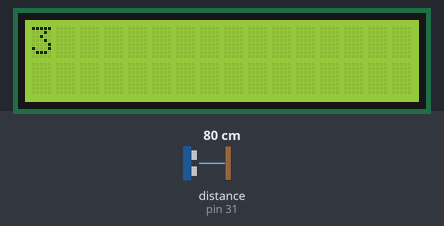
The sketch below on a simulated Arduino Mega 2560, built with avr-gcc and run on an emulated ATmega2560. Shown: 16×2 character LCD. Wiring (inferred from the names in the program): ultrasonic range finder: trigger pin 31; echo pin 31. Inputs (shaded band) come from the test bench; at power-on: distance to the obstacle (sensor on pin 31) 80 cm. The echo pulse lasts 58.3 µs per cm.

Above: at 2.2 s.
2.3 s: distance to the obstacle (sensor on pin 31) set to 2 cm
At 2.41 s:
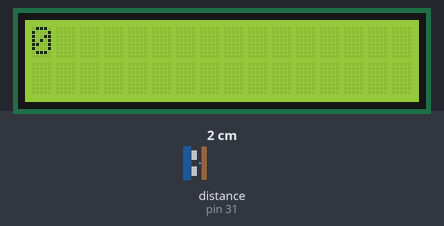
3.8 s: distance to the obstacle (sensor on pin 31) set to 4 cm
At 4.04 s:
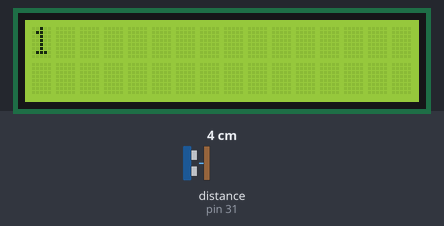
5.4 s: distance to the obstacle (sensor on pin 31) set to 35 cm
At 5.67 s:
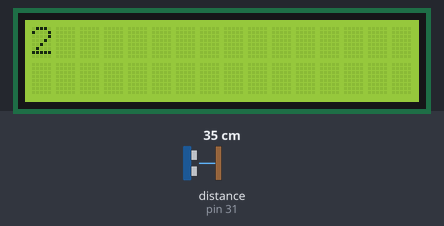

The sketch:

sonar.ino
```cpp
#include <LiquidCrystal.h>

int sonar=0;


const int pingPin = 31;
LiquidCrystal lcd(30, 32, 5, 4, 3, 2);
void setup() {
  lcd.begin(16, 2);

  lcd.print("Initiating Robot");
  delay(1000);
  lcd.clear();
}

void loop()
{

   lcd.clear();

  lcd.print(sonar_range());
  delay(200);

}
int sonar_range()
{
  long distance;
  distance=sonar_data();
   if((distance>1)&&(distance<=32))
  {
    return 1;
  }
  else if((distance>32)&&(distance<=60))
  {
    return 2;
  }
  else if((distance>60)&&(distance<=88))
  {
    return 3;
  }
  else if((distance>88)&&(distance<=116))
  {
    return 4;
  }
  else
  {
    return 0;
  }

}
long microsecondsToCentimeters(long microseconds)
{
  // The speed of sound is 340 m/s or 29 microseconds per centimeter.
  // The ping travels out and back, so to find the distance of the
  // object we take half of the distance travelled.
  return microseconds / 29 / 2;
}
long sonar_data()
{
  long duration, cm;


  pinMode(pingPin, OUTPUT);
  delayMicroseconds(10);
  digitalWrite(pingPin, HIGH);
  delayMicroseconds(15);
  digitalWrite(pingPin, LOW);
  delayMicroseconds(20);
   pinMode(pingPin, INPUT);
  duration = pulseIn(pingPin, HIGH);
  cm = microsecondsToCentimeters(duration);
  return cm;
}
```

Measured:
- after the input at 2.3 s, the display: first differs from a run without the input at once (image 1)
- after the input at 3.8 s, the display: first differs from a run without the input after 0.14 s (image 2)
- after the input at 5.4 s, the display: first differs from a run without the input after 0.17 s (image 3)
